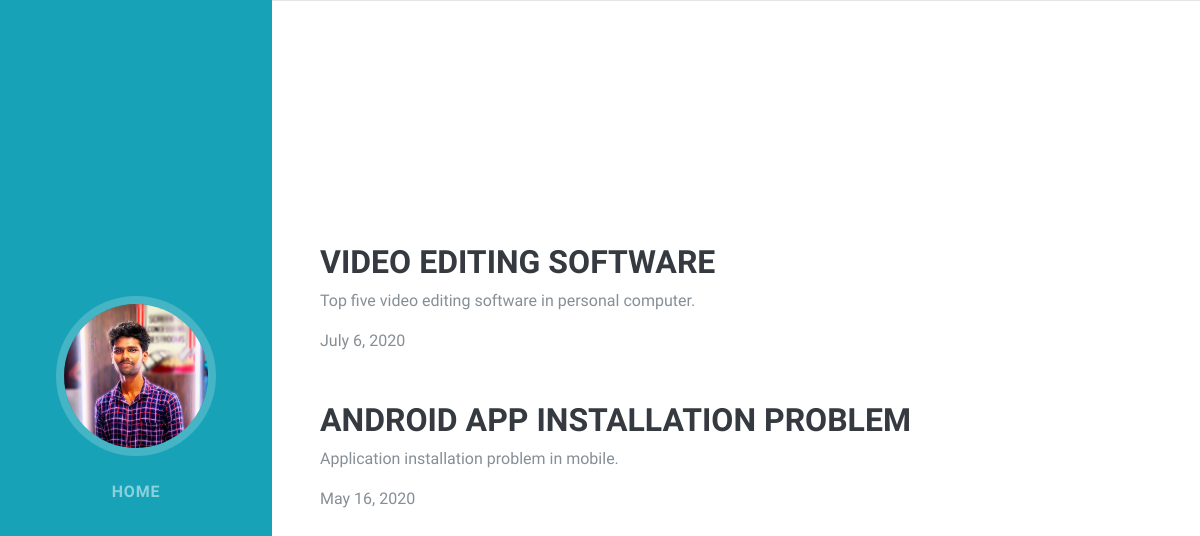
Screenshot of /blog/ with the database file from the repository.
### blog/models.py (models this page shows, shortened)
class Blog(models.Model):
    title = models.CharField(max_length=50)
    description = models.TextField()
    date = models.DateField()
    url = models.URLField(blank=True)

### blog/views.py (the view)
def all_blogs(request):
    blogs = Blog.objects.order_by('-date')
    context = {
        'blogs':blogs
    }
    return render(request, 'blog/all_blogs.html', context)

### blog/templates/blog/all_blogs.html (shortened to what this page needs)
<!DOCTYPE html>
{% load static %}
<html lang="en">
<head>
  <link href="{% static 'vendor/bootstrap/css/bootstrap.min.css' %}" rel="stylesheet">
  <link href="{% static 'vendor/fontawesome-free/css/all.min.css' %}" rel="stylesheet">
  <link href="{% static 'css/resume.min.css' %}" rel="stylesheet">
</head>
<body id="page-top">
  <nav class="navbar navbar-expand-lg navbar-dark bg-info fixed-top" id="sideNav">
    <a class="navbar-brand js-scroll-trigger" href="#page-top">
      <span class="d-none d-lg-block">
        <img class="img-fluid img-profile rounded-circle mx-auto mb-2" src="{% static 'img/profile.jpg' %}" alt="">
      </span>
    </a>
    <div class="collapse navbar-collapse" id="navbarSupportedContent">
      <ul class="navbar-nav">
        <li class="nav-item">
          <a class="nav-link js-scroll-trigger" href="{% url 'index' %}">Home</a>
        </li>
      </ul>
    </div>
  </nav>
    <section class="resume-section p-3 p-lg-5 d-flex align-items-center" id="interests">
      <div class="w-100">
        {% for blog in blogs %}
        <a href="{{ blog.url }}" target="blank"><h3 class="mb-2">{{ blog.title }}</h3></a>
        <p>{{ blog.description }}</p>
        <p class="mb-0">{{ blog.date }}</p><br><br>
        {% endfor %}
      </div>
    </section>
</body>
</html>

### rows the page displays
Blog: title "VIDEO EDITING SOFTWARE", description "Top five video editing software in personal computer.", date "July 6, 2020"
Blog: title "ANDROID APP INSTALLATION PROBLEM", description "Application installation problem in mobile.", date "May 16, 2020"
